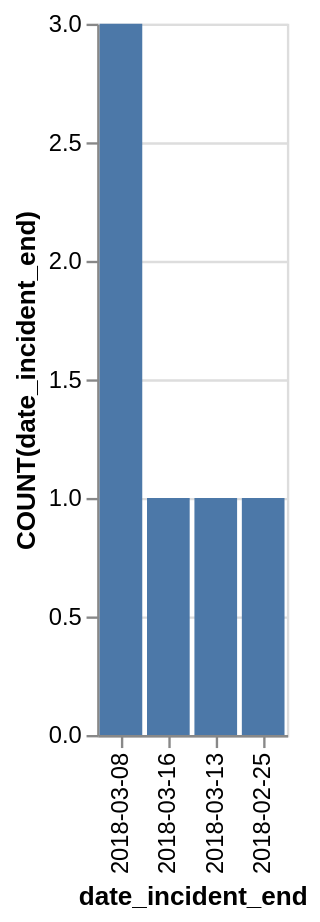

Describe this chart as a Vega-Lite specification.
### Vega-Lite specification from a JSON file in a GitHub repository (floating-point values rounded to 4 significant figures)
{"data": {"values": [{"x_data": "2018-03-08", "y_data": 3}, {"x_data": "2018-03-16", "y_data": 1}, {"x_data": "2018-03-13", "y_data": 1}, {"x_data": "2018-02-25", "y_data": 1}]}, "mark": "bar", "encoding": {"x": {"field": "x_data", "type": "nominal", "title": "date_incident_end", "sort": {"op": "sum", "field": "y_data", "order": "descending"}}, "y": {"field": "y_data", "type": "quantitative", "title": "COUNT(date_incident_end)"}}}
